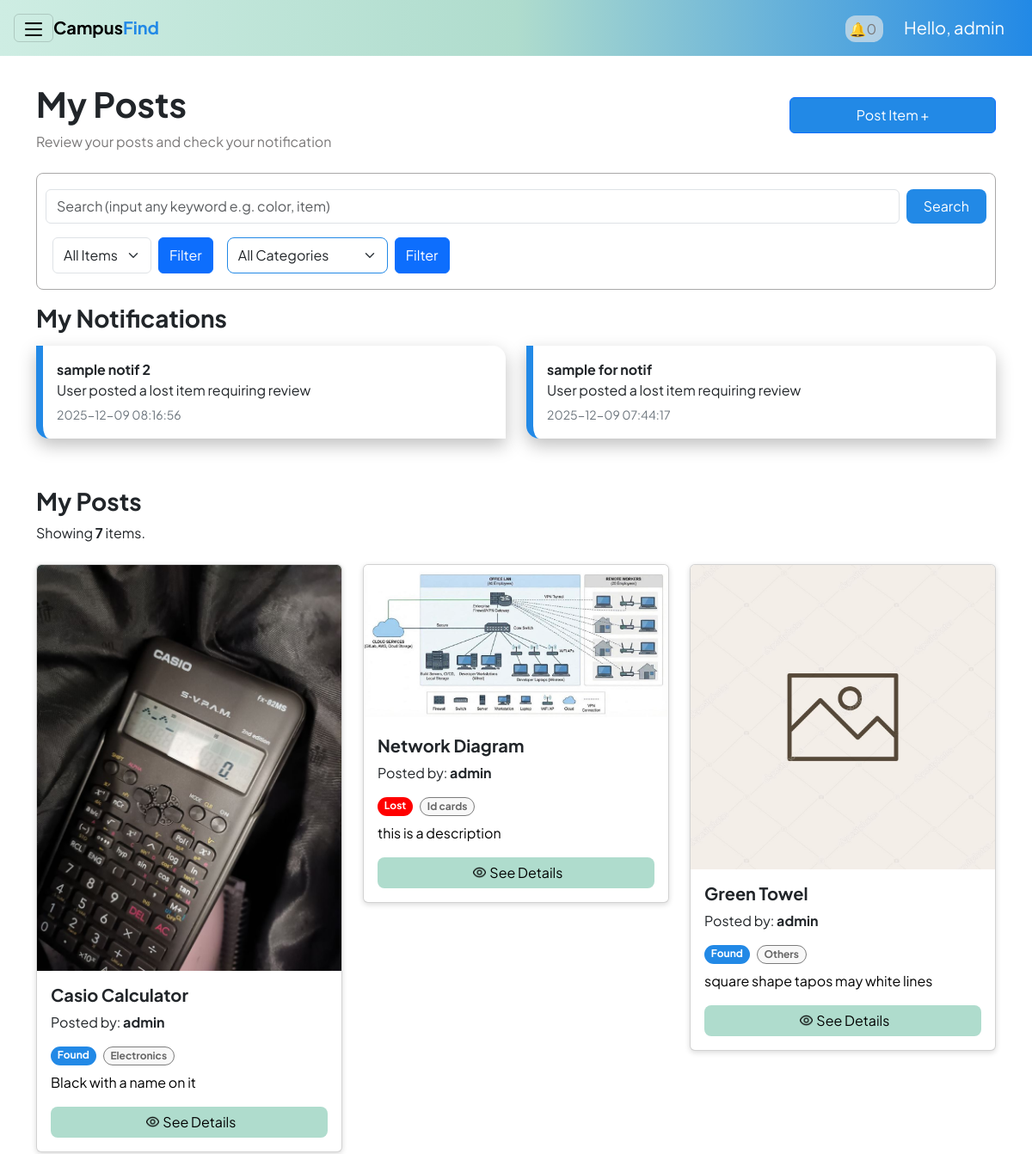
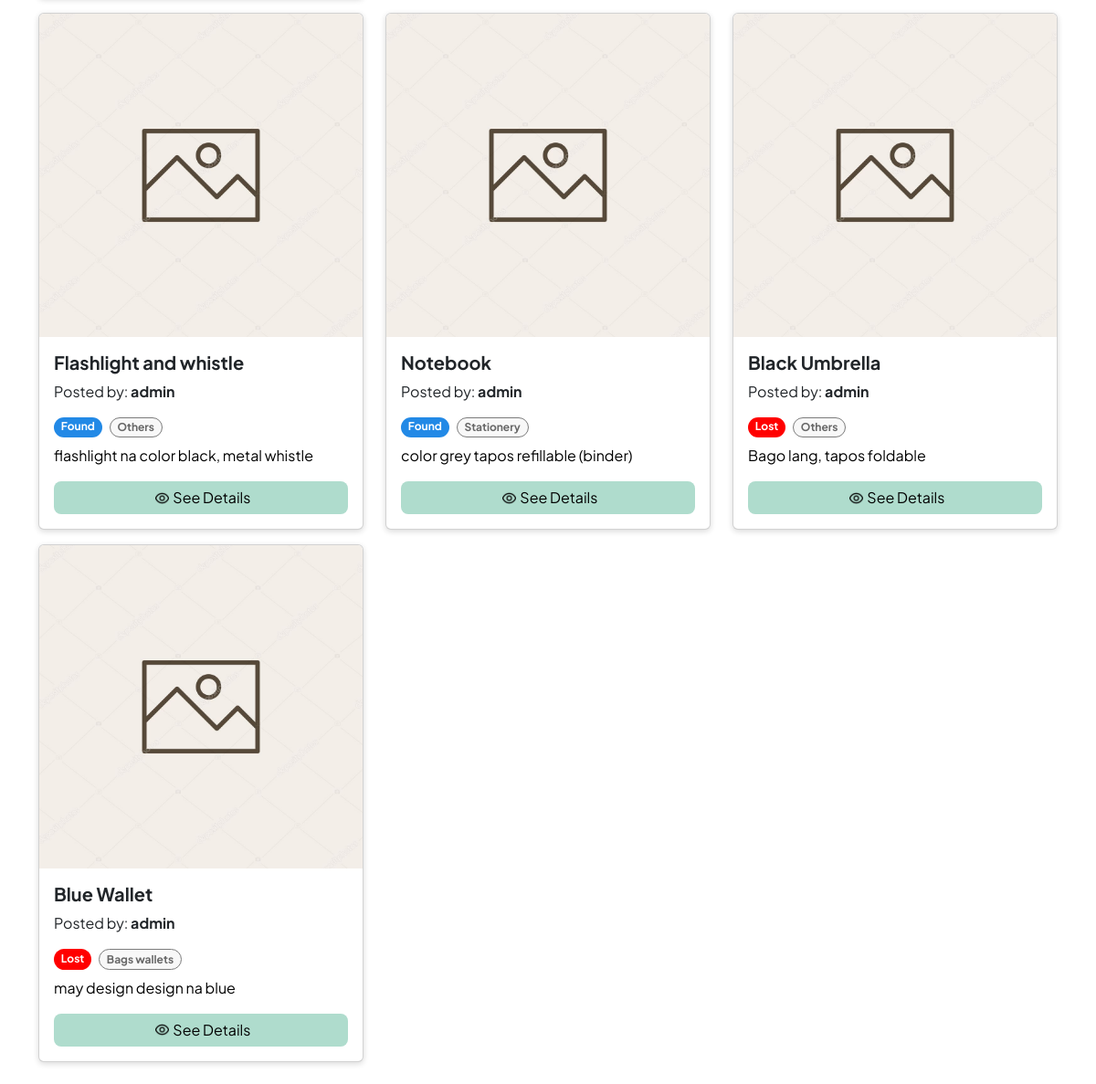
Page /interfaces/admin/myposts_admin.php (signed in) on the committed database (2 pictures, top to bottom).
### tables this page shows
CREATE TABLE notifications (
            id INTEGER PRIMARY KEY AUTOINCREMENT,
            item_id INTEGER,
            user_id INTEGER,      -- sino nag triggered the notification
            notify_to INTEGER,    -- who should receive
            message TEXT,
            type TEXT,            -- 'to_admin' | 'to_user'
            status TEXT DEFAULT 'unread', -- unread | read | resolved
            created_at DATETIME DEFAULT CURRENT_TIMESTAMP
        );

CREATE TABLE items (
        id INTEGER PRIMARY KEY AUTOINCREMENT,
        user_id INTEGER NOT NULL,
        title TEXT NOT NULL,
        description TEXT,
        item_status TEXT NOT NULL,     -- 'lost' or 'found'
        category_id INTEGER,
        location_lost TEXT,
        location_found TEXT,
        date_lost_or_found DATE,
        current_location TEXT,
        image_path TEXT,
        created_at DATETIME DEFAULT CURRENT_TIMESTAMP,
        -- updated_at DATETIME DEFAULT CURRENT_TIMESTAMP,
        claimed_by_user_id INTEGER,
        claimed_at DATETIME,

        FOREIGN KEY (user_id) REFERENCES users(id) ON DELETE CASCADE,
        FOREIGN KEY (claimed_by_user_id) REFERENCES users(id) ON DELETE SET NULL,
        FOREIGN KEY (category_id) REFERENCES categories(id)
    );

CREATE TABLE categories (
        id INTEGER PRIMARY KEY AUTOINCREMENT,
        name TEXT UNIQUE NOT NULL
    );

### interfaces/admin/myposts_admin.php (the view, shortened to what this page needs)
<?php
$admin = $_SESSION["user"];
$db = get_db();
$action = $_GET["action"] ?? "list";
$adminNotifications = [];
$q = $db->query("
    SELECT
        n.*,
        i.title AS item_title,
        i.description,
        i.image_path,
        i.item_status,
        i.location_lost,
        i.location_found,
        i.date_lost_or_found,
        c.name AS category_name,
        u.username AS posted_by
    FROM notifications n
    LEFT JOIN items i ON n.item_id = i.id
    LEFT JOIN categories c ON i.category_id = c.id
    LEFT JOIN users u ON i.user_id = u.id
    WHERE n.status != 'resolved'
    ORDER BY n.created_at DESC
");
while($row = $q->fetchArray(SQLITE3_ASSOC)) {
    $adminNotifications[] = $row;
}
$where = [];
$currentUserId = $_SESSION["user"]["id"];
$where[] = "items.user_id = $currentUserId";
$sql = "SELECT items.*, categories.name AS category_name, users.username AS posted_by
        FROM items
        LEFT JOIN categories ON items.category_id = categories.id
        LEFT JOIN users ON users.id = items.user_id";
$sql .= " WHERE " . implode(" AND ", $where);
$sql .= " ORDER BY items.id DESC";
?>
<!DOCTYPE html>
<html lang="en">
<head>
    <link rel="stylesheet" href="../../reusable/header.css">
    <link rel="stylesheet" href="../../reusable/cards.css">
    <link rel="stylesheet" href="../../reusable/form.css">
    <link rel="stylesheet" href="../../reusable/hero.css">
    <link href="https://cdn.jsdelivr.net/npm/bootstrap@5.3.8/dist/css/bootstrap.min.css" rel="stylesheet">
</head>
<body class="m-0 border-0 bd-example m-0 border-0">
    <nav class="navbar p-3 sticky-top">
        <button class="navbar-toggler" type="button" data-bs-toggle="offcanvas"
                data-bs-target="#offcanvasWithBothOptions" aria-controls="offcanvasWithBothOptions"
                aria-expanded="false" aria-label="Toggle navigation">
            <img src="/assets/hamburger.png" alt="hamburger icon" width="20px" height="20px">
        </button>
        <strong><a class="navbar-brand me-auto d-none d-md-inline" href="#">Campus<span class = "find">Find</a></strong>
        <?php
        $adminId = $_SESSION['user']['id'];
        $notifCount = $db->querySingle("
            SELECT COUNT(*)
            FROM notifications
            WHERE status = 'unread' AND notify_to = $adminId AND type = 'to_admin'
        ");
        ?>
        <div class = "ms-auto">
            <a href="myposts_admin.php" class="notif mx-4">
                🔔<?= $notifCount ?>
            </a>
            <a class="navbar-brand text-white" href="#">Hello, <?php echo htmlspecialchars($admin["username"]); ?></a>
        </div>
    </nav>
<div class="container my-3">
    <?php if ($action === "create"): ?>
        <h3 class="mb-4" style="font-weight: 700; color: #334155;">Post New Item</h3>
        <form method="post" action="?action=store" enctype="multipart/form-data">
            <div class="form-grid-layout">
                <div class="form-left">
                    <div class="input-group-modern">
                        <label>Item Name</label>
                        <input type="text" name="title" placeholder="e.g. Blue Jansport Backpack" required>
                    </div>
                    <div class="form-row">
                        <div class="input-group-modern">
                            <label>Status</label>
                            <select name="item_status" id="status" required>
                                <option value="">Select Status</option>
                                <option value="lost">Lost</option>
                                <option value="found">Found</option>
                            </select>
                        </div>
                        <div class="input-group-modern">
                            <label>Category</label>
                            <select name="category_id" id="category_id" required>
                                <option value="">Select Category</option>
                                <?php
                                $catQ = $db->query("SELECT * FROM categories ORDER BY name");
                                while($c = $catQ->fetchArray(SQLITE3_ASSOC)):
                                ?>
                                    <option value="<?= $c['id']; ?>">
                                        <?= ucfirst(str_replace('_', ' ', $c['name'])); ?>
                                    </option>
                                <?php endwhile; ?>
                            </select>
                        </div>
                    </div>
                    <div class="input-group-modern">
                        <label>Description</label>
                        <textarea name="description" rows="3" placeholder="Describe the item (color, distinctive marks, brand)..."></textarea>
                    </div>
                    <div class="form-row">
                        <div class="input-group-modern">
                            <label>Lost Location</label>
                            <input type="text" name="location_lost" id="location_lost" placeholder="Where was it lost?">
                        </div>
                        <div class="input-group-modern">
                            <label>Found Location</label>
                            <input type="text" name="location_found" id="location_found" placeholder="Where was it found?" disabled>
                        </div>
                    </div>
                    <div class="form-row">
                        <div class="input-group-modern">
                            <label id="dateLabel">Date Event</label>
                            <div class="date-card">
                                <input type="date" name="date_lost_or_found" id="date_lost_or_found" style="border:none; background:transparent; padding:0;">
                            </div>
                        </div>
                    </div>
                </div>
                <div class="form-right">
                    <div class="input-group-modern" style="height: 100%;">
                        <label>Item Image</label>
                        <div class="image-upload-wrapper">
                            <input type="file" name="item_image" id="file-input-real" accept="image/*" onchange="previewImage(event)">
                            <img id="image-preview" src="#" alt="Image Preview">
                            <div class="upload-placeholder" id="upload-placeholder">
                                <svg xmlns="http://www.w3.org/2000/svg" viewBox="0 0 24 24"><path d="M19.35 10.04C18.67 6.59 15.64 4 12 4 9.11 4 6.6 5.64 5.35 8.04 2.34 8.36 0 10.91 0 14c0 3.31 2.69 6 6 6h13c2.76 0 5-2.24 5-5 0-2.64-2.05-4.78-4.65-4.96zM14 13v4h-4v-4H7l5-5 5 5h-3z"/></svg>
                                <p><strong>Click to Upload</strong><br>or drag and drop here</p>
                            </div>
                        </div>
                    </div>
                </div>
                    <div class="d-flex gap-2 mt-2">
                        <button class="btn btn-primary w-50" type="submit">Publish Post</button>
                        <a class="btn btn-secondary w-50" href="dashboard_admin.php" style="background-color: #cbd5e1; color: #334155; border:none;">Cancel</a>
                    </div>
            </div>
        </form>
        <script>
            function previewImage(event) {
                const input = event.target;
                const preview = document.getElementById('image-preview');
                const placeholder = document.getElementById('upload-placeholder');
                if (input.files && input.files[0]) {
                    const reader = new FileReader();
                    reader.onload = function(e) {
                        preview.src = e.target.result;
                        preview.style.display = 'block';
                        placeholder.style.display = 'none';
                    }
                    reader.readAsDataURL(input.files[0]);
                }
            }
        </script>
    <?php else: ?>
        <section class = "heroSection pt-3">
            <div>
                <h1><strong>My Posts</strong></h1>
                <p class = "subtext">Review your posts and check your notification</p>
            </div>
            <a id = "postItems" type="button" class="btn btn-primary ms-auto" href="?action=create">
                Post Item +
            </a>
        </section>
        <div class="search-filter-container my-2">
            <form class="d-flex py-2 w-100" method="GET">
                <input
                    class="form-control me-2"
                    type="search"
                    name="search"
                    placeholder="Search (input any keyword e.g. color, item)"
                    value="<?php echo htmlspecialchars($_GET['search'] ?? ''); ?>"
                />
                <button class="btn searchBtn" type="submit">Search</button>
            </form>
            <form method="GET" class="d-flex">
                <select name="item_status" class="form-select m-2 me-auto">
                    <option value="">All Items</option>
                </select>
                <button type="submit" class="btn btn-primary m-2">Filter</button>
            </form>
            <form method="GET" class="d-flex">
                <select id="filterCategory" name="category_id" class="form-select m-2 me-auto">
                    <option value="">All Categories</option>
                </select>
                <button type="submit" class="btn btn-primary m-2">Filter</button>
            </form>
        </div>
        <div class="notifications row mt-3">
            <?php if (empty($adminNotifications)): ?>
                <p class="text-muted">No notifications yet.</p>
            <?php else: ?>
                <h3><strong>My Notifications</strong></h3>
                <?php foreach ($adminNotifications as $note): ?>
                    <div class="col-md-6">
                        <a href="../admin/dashboard_admin.php#item-<?= $note['item_id']; ?>"
                        class="text-decoration-none text-dark">
                            <div class="notificationCard p-3 my-2 w-100">
                                <strong><?= htmlspecialchars($note['item_title']); ?></strong>
                                <p class="mb-1">
                                    <?= htmlspecialchars($note['message']); ?>
                                </p>
                                <small class="text-secondary">
                                    <?= $note["created_at"]; ?>
                                </small>
                            </div>
                        </a>
                    </div>
                <?php endforeach; ?>
            <?php endif; ?>
        </div>
        <?php
        $result = $db->query($sql);
        $items = [];
        while ($row = $result->fetchArray(SQLITE3_ASSOC)) {
            $items[] = $row;
        } ?>
        <div class="row mt-5">
            <h3><strong>My Posts</strong></h3>
            <?php if (empty($items)): ?>
                <p class = "noItemFound">No items found.</p>
            <?php else: ?>
                <?php $itemCount = count($items);?>
                <p>Showing <strong><?php echo $itemCount; ?></strong>  items.</p>
                <?php foreach ($items as $it): ?>
                    <div class="col-md-4">
                        <div class="card my-2">
                            <?php if(!empty($it['image_path'])): ?>
                                <img src="../../<?php echo htmlspecialchars($it['image_path']); ?>" class="card-img-top" alt="Item image">
                            <?php else: ?>
                                <img src="/assets/image.png" class="card-img-top" alt="Default image">
                            <?php endif; ?>
                            <div class="card-body">
                                <h5 class="card-title"><strong><?php echo htmlspecialchars($it["title"]); ?></strong></h5>
                                <p class="posted-by">
                                    Posted by: <strong><?= htmlspecialchars($it["posted_by"]); ?></strong>
                                </p>
                                <div class="d-flex gap-2 mb-2">
                                    <span class="badge rounded-pill bg-<?php echo $it['item_status']; ?>">
                                        <?php echo ucfirst($it["item_status"]); ?>
                                    </span>
                                    <?php if ($it["category_name"]): ?>
                                    <span class="category badge rounded-pill">
                                        <?php echo ucfirst(str_replace('_', ' ', $it["category_name"])); ?>
                                    </span>
                                    <?php endif; ?>
                                </div>
                                <p class="card-text"><?php echo htmlspecialchars($it["description"]); ?></p>
                                <button id = "seeDetails" type="button" class="btn btn-primary rounded-3 w-100" data-bs-toggle="modal" data-bs-target="#modal-<?php echo $it['id']; ?>">
                                    <img class = "view" src="/assets/eye.png" alt="view" > See Details
                                </button>
                            </div>
                        </div>
                    </div>
                <?php endforeach; ?>
            <?php endif; ?>
        </div>
    <?php endif; ?>
</div>
  </body>
</html>

### rows in the picture
notifications: item.title "sample notif 2", message "User posted a lost item requiring review", created_at "2025-12-09 08:16:56"
notifications: item.title "sample for notif", message "User posted a lost item requiring review", created_at "2025-12-09 07:44:17"
items: image_path (picture), title "Casio Calculator", posted_by "admin", item_status "Found", category.name "Electronics", description "Black with a name on it"
items: image_path (picture), title "Network Diagram", posted_by "admin", item_status "Lost", category.name "Id cards", description "this is a description"
items: title "Green Towel", posted_by "admin", item_status "Found", category.name "Others", description "square shape tapos may white lines"
items: title "Flashlight and whistle", posted_by "admin", item_status "Found", category.name "Others", description "flashlight na color black, metal whistle"
items: title "Notebook", posted_by "admin", item_status "Found", category.name "Stationery", description "color grey tapos refillable (binder)"
items: title "Black Umbrella", posted_by "admin", item_status "Lost", category.name "Others", description "Bago lang, tapos foldable"
items: title "Blue Wallet", posted_by "admin", item_status "Lost", category.name "Bags wallets", description "may design design na blue"

### other values in the picture
$notifCount "0"
$admin["username"] "admin"
$itemCount "7"
